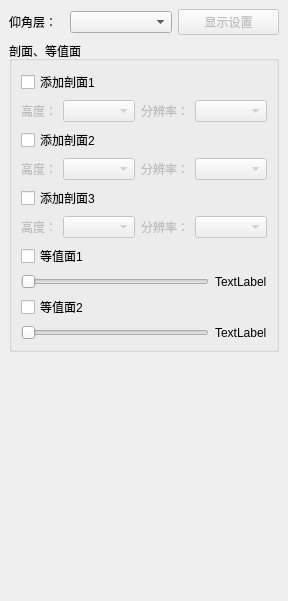
<?xml version="1.0" encoding="UTF-8"?>
<ui version="4.0">
 <class>RadarControlDockWidget</class>
 <widget class="QDockWidget" name="RadarControlDockWidget">
  <property name="geometry">
   <rect>
    <x>0</x>
    <y>0</y>
    <width>282</width>
    <height>601</height>
   </rect>
  </property>
  <property name="windowTitle">
   <string>雷达控制</string>
  </property>
  <widget class="QWidget" name="dockWidgetContents">
   <layout class="QGridLayout" name="gridLayout_13">
    <item row="0" column="0">
     <layout class="QGridLayout" name="gridLayout_11">
      <item row="1" column="2">
       <widget class="QPushButton" name="pushButton_display_setting">
        <property name="enabled">
         <bool>false</bool>
        </property>
        <property name="text">
         <string>显示设置</string>
        </property>
       </widget>
      </item>
      <item row="1" column="0">
       <widget class="QLabel" name="label_13">
        <property name="maximumSize">
         <size>
          <width>55</width>
          <height>16777215</height>
         </size>
        </property>
        <property name="text">
         <string>仰角层：</string>
        </property>
       </widget>
      </item>
      <item row="2" column="0" colspan="3">
       <widget class="QGroupBox" name="groupBox_2">
        <property name="title">
         <string>剖面、等值面</string>
        </property>
        <layout class="QGridLayout" name="gridLayout_9">
         <item row="1" column="0">
          <layout class="QGridLayout" name="gridLayout_2">
           <item row="0" column="0">
            <widget class="QLabel" name="label_2">
             <property name="enabled">
              <bool>false</bool>
             </property>
             <property name="minimumSize">
              <size>
               <width>36</width>
               <height>20</height>
              </size>
             </property>
             <property name="maximumSize">
              <size>
               <width>36</width>
               <height>20</height>
              </size>
             </property>
             <property name="text">
              <string>高度：</string>
             </property>
            </widget>
           </item>
           <item row="0" column="1">
            <widget class="QComboBox" name="comboBox_section1_hight">
             <property name="enabled">
              <bool>false</bool>
             </property>
            </widget>
           </item>
           <item row="0" column="2">
            <widget class="QLabel" name="label_3">
             <property name="enabled">
              <bool>false</bool>
             </property>
             <property name="maximumSize">
              <size>
               <width>48</width>
               <height>20</height>
              </size>
             </property>
             <property name="text">
              <string>分辨率：</string>
             </property>
            </widget>
           </item>
           <item row="0" column="3">
            <widget class="QComboBox" name="comboBox_section1_reso">
             <property name="enabled">
              <bool>false</bool>
             </property>
            </widget>
           </item>
          </layout>
         </item>
         <item row="9" column="0">
          <layout class="QGridLayout" name="gridLayout_8">
           <item row="0" column="1">
            <widget class="QLabel" name="label_iso2_value">
             <property name="text">
              <string>TextLabel</string>
             </property>
            </widget>
           </item>
           <item row="0" column="0">
            <widget class="QSlider" name="horizontalSlider_iso2">
             <property name="orientation">
              <enum>Qt::Horizontal</enum>
             </property>
            </widget>
           </item>
          </layout>
         </item>
         <item row="7" column="0">
          <layout class="QGridLayout" name="gridLayout_4">
           <item row="0" column="1">
            <widget class="QLabel" name="label_iso1_value">
             <property name="text">
              <string>TextLabel</string>
             </property>
            </widget>
           </item>
           <item row="0" column="0">
            <widget class="QSlider" name="horizontalSlider_iso1">
             <property name="orientation">
              <enum>Qt::Horizontal</enum>
             </property>
            </widget>
           </item>
          </layout>
         </item>
         <item row="3" column="0">
          <layout class="QGridLayout" name="gridLayout_3">
           <item row="0" column="0">
            <widget class="QLabel" name="label_4">
             <property name="enabled">
              <bool>false</bool>
             </property>
             <property name="maximumSize">
              <size>
               <width>36</width>
               <height>20</height>
              </size>
             </property>
             <property name="text">
              <string>高度：</string>
             </property>
            </widget>
           </item>
           <item row="0" column="1">
            <widget class="QComboBox" name="comboBox_section2_hight">
             <property name="enabled">
              <bool>false</bool>
             </property>
            </widget>
           </item>
           <item row="0" column="2">
            <widget class="QLabel" name="label_5">
             <property name="enabled">
              <bool>false</bool>
             </property>
             <property name="maximumSize">
              <size>
               <width>48</width>
               <height>20</height>
              </size>
             </property>
             <property name="text">
              <string>分辨率：</string>
             </property>
            </widget>
           </item>
           <item row="0" column="3">
            <widget class="QComboBox" name="comboBox_section2_reso">
             <property name="enabled">
              <bool>false</bool>
             </property>
            </widget>
           </item>
          </layout>
         </item>
         <item row="8" column="0">
          <widget class="QCheckBox" name="checkBox_isosurface2">
           <property name="text">
            <string>等值面2</string>
           </property>
          </widget>
         </item>
         <item row="2" column="0">
          <widget class="QCheckBox" name="checkBox_section2">
           <property name="text">
            <string>添加剖面2</string>
           </property>
          </widget>
         </item>
         <item row="0" column="0">
          <widget class="QCheckBox" name="checkBox_section1">
           <property name="text">
            <string>添加剖面1</string>
           </property>
          </widget>
         </item>
         <item row="6" column="0">
          <widget class="QCheckBox" name="checkBox_isosurface1">
           <property name="text">
            <string>等值面1</string>
           </property>
          </widget>
         </item>
         <item row="4" column="0">
          <widget class="QCheckBox" name="checkBox_section3">
           <property name="text">
            <string>添加剖面3</string>
           </property>
          </widget>
         </item>
         <item row="5" column="0">
          <layout class="QGridLayout" name="gridLayout_14">
           <item row="0" column="0">
            <widget class="QLabel" name="label_6">
             <property name="enabled">
              <bool>false</bool>
             </property>
             <property name="maximumSize">
              <size>
               <width>36</width>
               <height>20</height>
              </size>
             </property>
             <property name="text">
              <string>高度：</string>
             </property>
            </widget>
           </item>
           <item row="0" column="1">
            <widget class="QComboBox" name="comboBox_section3_hight">
             <property name="enabled">
              <bool>false</bool>
             </property>
            </widget>
           </item>
           <item row="0" column="2">
            <widget class="QLabel" name="label_12">
             <property name="enabled">
              <bool>false</bool>
             </property>
             <property name="maximumSize">
              <size>
               <width>48</width>
               <height>20</height>
              </size>
             </property>
             <property name="text">
              <string>分辨率：</string>
             </property>
            </widget>
           </item>
           <item row="0" column="3">
            <widget class="QComboBox" name="comboBox_section3_reso">
             <property name="enabled">
              <bool>false</bool>
             </property>
            </widget>
           </item>
          </layout>
         </item>
        </layout>
       </widget>
      </item>
      <item row="1" column="1">
       <widget class="QComboBox" name="cmblayerID"/>
      </item>
     </layout>
    </item>
    <item row="1" column="0">
     <spacer name="verticalSpacer">
      <property name="orientation">
       <enum>Qt::Vertical</enum>
      </property>
      <property name="sizeHint" stdset="0">
       <size>
        <width>20</width>
        <height>40</height>
       </size>
      </property>
     </spacer>
    </item>
   </layout>
  </widget>
 </widget>
 <resources/>
 <connections/>
</ui>
